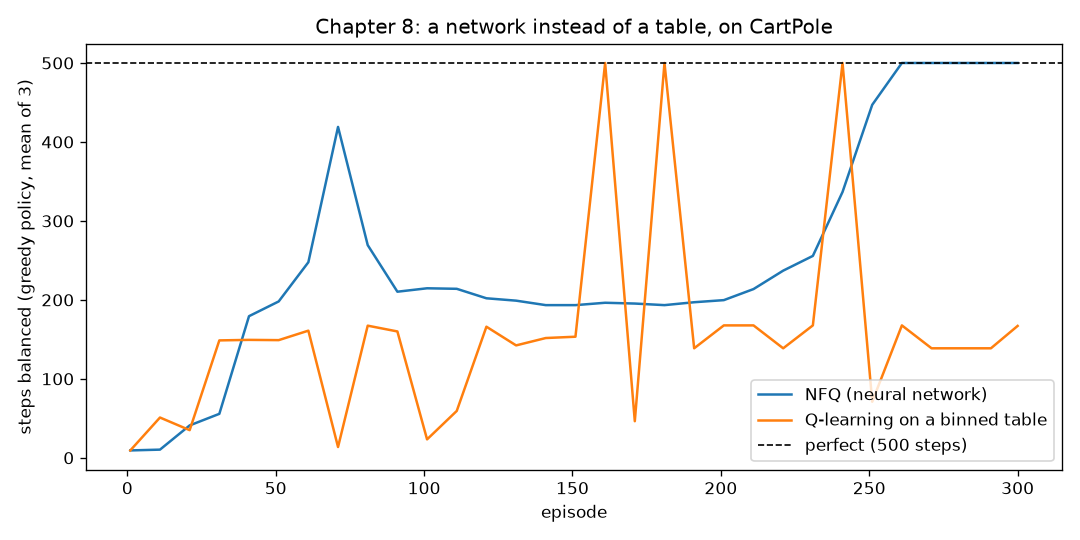

This chart was generated by the following Python code:
"""Chapter 8: introduction to value-based deep RL. NFQ on CartPole.

Chapters 3-7 kept a note Q(s, a) for every square of a tiny grid. CartPole has no
squares: its state is four real numbers (cart position, cart speed, pole angle, pole
spin), so no table can hold a note for every state. Two ways out:

  * chop each number into a few bins and keep a table anyway (chapter 6's Q-learning
    on a 3 x 3 x 8 x 8 grid of bins): the honest baseline
  * NFQ (neural fitted Q iteration): replace the table with a small neural network that
    takes the four numbers and outputs one Q-value per action, and fit it like a
    regression problem on batches of experience

NFQ's loop (Riedmiller 2005), the skeleton every later deep value method keeps:

    play one game with the current network (epsilon-greedy), add its moves to the
    moves seen so far (the most recent 20,000)
    repeat 20 times, over that whole dataset:
        target = r + gamma * max_a' Q(s', a')      (from the network, recomputed)
        one gradient step pulling Q(s, a) towards the targets

    python -m ch08_nfq.nfq                 # from topics/grokking-rl; writes nfq.png here
"""

import argparse
import copy
import os
import time
from pathlib import Path

import matplotlib

matplotlib.use("Agg")
import gymnasium as gym
import matplotlib.pyplot as plt
import numpy as np
import torch
from torch import nn

import asciichart
import deepviz
import viz

OUT = Path(os.environ.get("GROKKING_OUT", Path(__file__).parent))
ENV_ID = "CartPole-v1"
INPUTS = ["cart position", "cart speed", "pole angle", "pole spin"]
ACTIONS = ["push ←", "push →"]
torch.set_num_threads(1)  # tiny network: threads cost more than they save


class QNet(nn.Module):
    """4 numbers in, one Q-value per action out. Small on purpose, so every unit fits
    on screen in the report."""

    def __init__(self, hidden=(32, 32)):
        super().__init__()
        self.l1 = nn.Linear(4, hidden[0])
        self.l2 = nn.Linear(hidden[0], hidden[1])
        self.out = nn.Linear(hidden[1], 2)

    def forward(self, x, keep=False):
        h1 = torch.relu(self.l1(x))
        h2 = torch.relu(self.l2(h1))
        q = self.out(h2)
        return (q, h1, h2) if keep else q


def greedy(net, s):
    with torch.no_grad():
        return int(net(torch.as_tensor(s, dtype=torch.float32)).argmax())


def evaluate(policy, episodes=3, seed=10_000):
    """Mean steps balanced by a policy, on fixed seeds so checkpoints are comparable."""
    env = gym.make(ENV_ID)
    total = 0
    for i in range(episodes):
        s, _ = env.reset(seed=seed + i)
        done = False
        while not done:
            s, r, term, trunc, _ = env.step(policy(s))
            total += r
            done = term or trunc
    return total / episodes


def fit(net, opt, batch, gamma, epochs):
    """One round of fitted Q iteration on every move collected so far.

    The targets are computed ONCE, then the network is fit to them like fixed labels.
    Recomputing them every epoch (chasing a target that moves with each step) let the
    Q-values run away to ~1,800 when the honest ceiling is 1 / (1 - gamma) = 100.
    """
    S, A, R, S2, T = (torch.as_tensor(np.array(x), dtype=torch.float32) for x in zip(*batch))
    A = A.long()
    with torch.no_grad():
        target = R + gamma * net(S2).max(dim=1).values * (1 - T)
    for _ in range(epochs):
        q = net(S).gather(1, A[:, None]).squeeze(1)
        loss = ((q - target) ** 2).mean() / 2
        opt.zero_grad()
        loss.backward()
        opt.step()
    return float(loss.detach())


def train_nfq(episodes, seed=0, epochs=20, gamma=0.99, lr=1e-3, max_data=20_000,
              eval_every=10, snap_every=None):
    rng = np.random.default_rng(seed)
    torch.manual_seed(seed)
    env = gym.make(ENV_ID)
    net = QNet()
    opt = torch.optim.Adam(net.parameters(), lr=lr)
    data, history, snaps, fits = [], [], [(0, copy.deepcopy(net.state_dict()))], 0
    best = (-1.0, 0, None)  # (score, episode, weights): NFQ wobbles, so keep its best moment
    for ep in range(episodes):
        eps = max(0.05, 1.0 - ep / (0.5 * episodes))  # explore a lot early, little late
        s, _ = env.reset(seed=seed * 100_000 + ep)
        done, steps = False, 0
        while not done:
            a = int(rng.integers(2)) if rng.random() < eps else greedy(net, s)
            s2, r, term, trunc, _ = env.step(a)
            # Truncation at 500 steps is a time limit, not a failure: keep bootstrapping.
            data.append((s, a, r, s2, float(term)))
            s, done, steps = s2, term or trunc, steps + 1
        # Refit after every game, like the original NFQ: early games are short and cheap,
        # so the network gets many updates exactly when it knows least.
        data = data[-max_data:]
        fit(net, opt, data, gamma, epochs)
        fits += 1
        if ep % eval_every == 0 or ep == episodes - 1:
            score = evaluate(lambda x: greedy(net, x))
            history.append((ep + 1, steps, score))
            if score > best[0]:
                best = (score, ep + 1, copy.deepcopy(net.state_dict()))
        if snap_every and (ep + 1) % snap_every == 0:
            snaps.append((ep + 1, copy.deepcopy(net.state_dict())))
    return net, history, snaps, fits, best


# ── the baseline: chapter 6's Q-learning on a table of bins ─────────────────────

BINS = [np.linspace(-2.4, 2.4, 4)[1:-1],      # cart position: 3 bins
        np.linspace(-2, 2, 4)[1:-1],          # cart speed: 3 bins
        np.linspace(-0.21, 0.21, 9)[1:-1],    # pole angle: 8 bins
        np.linspace(-2, 2, 9)[1:-1]]          # pole spin: 8 bins


def binned(s):
    return tuple(int(np.digitize(v, b)) for v, b in zip(s, BINS))


def train_table(episodes, seed=0, gamma=0.99, eval_every=10):
    rng = np.random.default_rng(seed)
    env = gym.make(ENV_ID)
    Q = np.zeros([len(b) + 1 for b in BINS] + [2])
    history = []
    for ep in range(episodes):
        eps = max(0.05, 1.0 - ep / (0.6 * episodes))
        alpha = max(0.05, 0.5 * (1 - ep / episodes))
        s, _ = env.reset(seed=seed * 100_000 + ep)
        done, steps = False, 0
        while not done:
            b = binned(s)
            a = int(rng.integers(2)) if rng.random() < eps else int(np.argmax(Q[b]))
            s2, r, term, trunc, _ = env.step(a)
            b2 = binned(s2)
            Q[b + (a,)] += alpha * (r + gamma * Q[b2].max() * (not term) - Q[b + (a,)])
            s, done, steps = s2, term or trunc, steps + 1
        if ep % eval_every == 0 or ep == episodes - 1:
            history.append((ep + 1, steps, evaluate(lambda x: int(np.argmax(Q[binned(x)])))))
    return Q, history


def main(argv=None):
    """Prints the results; returns HTML parts for the report."""
    ap = argparse.ArgumentParser()
    ap.add_argument("--episodes", type=int, default=300)
    ap.add_argument("--seed", type=int, default=2)
    args = ap.parse_args(argv)

    t = time.perf_counter()
    net, hist, snaps, fits, best = train_nfq(args.episodes, args.seed, snap_every=max(1, args.episodes // 20))
    t_nfq = time.perf_counter() - t
    t = time.perf_counter()
    Qt, hist_t = train_table(args.episodes, args.seed)
    t_tab = time.perf_counter() - t

    cells = int(np.prod(Qt.shape[:-1]))
    seen = int((np.abs(Qt).sum(axis=-1) > 0).sum())
    late = lambda h: float(np.mean([x[2] for x in h[len(h) * 2 // 3:]]))  # one 3-game check can get lucky
    best_nfq, best_tab = late(hist), late(hist_t)
    print(f"{ENV_ID}: balance for up to 500 steps (+1 per step)\n")
    print(f"NFQ        : {fits} refits, last-third average {best_nfq:.0f}, "
          f"final {hist[-1][2]:.0f}   ({t_nfq:.0f}s)")
    print(f"binned table: {cells} cells ({seen} ever visited), last-third average {best_tab:.0f}, "
          f"final {hist_t[-1][2]:.0f}   ({t_tab:.0f}s)")
    print()
    print(asciichart.line({"NFQ": [h[2] for h in hist], "binned table": [h[2] for h in hist_t]},
                          ymin=0, ymax=500, title="steps balanced by the greedy policy",
                          xmax=args.episodes, xlabel="episode"))

    OUT.mkdir(exist_ok=True)
    fig, ax = plt.subplots(figsize=(9, 4.5))
    ax.plot([h[0] for h in hist], [h[2] for h in hist], label="NFQ (neural network)")
    ax.plot([h[0] for h in hist_t], [h[2] for h in hist_t], label="Q-learning on a binned table")
    ax.axhline(500, color="k", ls="--", lw=1, label="perfect (500 steps)")
    ax.set(xlabel="episode", ylabel="steps balanced (greedy policy, mean of 3)",
           title="Chapter 8: a network instead of a table, on CartPole")
    ax.legend()
    fig.tight_layout()
    path = OUT / "nfq.png"
    fig.savefig(path, dpi=120)
    plt.close(fig)
    print(f"\nwrote {path}")
    return _report(net, hist, hist_t, snaps, best, path, cells, seen, args, best_nfq, best_tab)


# ── the report ──────────────────────────────────────────────────────────────────

def _load(state):
    net = QNet()
    net.load_state_dict(state)
    return net


def record(net, seed, max_steps=500, keep=True):
    """One greedy game; every state, and every layer's activations, for the player."""
    env = gym.make(ENV_ID)
    s, _ = env.reset(seed=seed)
    frames, done = [], False
    while not done and len(frames) < max_steps:
        with torch.no_grad():
            q, h1, h2 = net(torch.as_tensor(s, dtype=torch.float32), keep=True)
        a = int(q.argmax())
        frames.append({"s": [round(float(v), 4) for v in s], "a": a,
                       **({"h1": [round(float(v), 2) for v in h1], "h2": [round(float(v), 2) for v in h2],
                           "q": [round(float(v), 2) for v in q]} if keep else {})})
        s, r, term, trunc, _ = env.step(a)
        done = term or trunc
    return frames, len(frames)


def _report(net, hist, hist_t, snaps, best, path, cells, seen, args, late_nfq, late_tab):
    final_score = hist[-1][2]
    best_score, best_ep, best_state = best
    net = _load(best_state)  # show the network at its best; the text says so
    frames, n = record(net, seed=777)
    reel = []
    for ep, state in [snaps[0]] + [snaps[i] for i in (2, 5, 10)] + [snaps[-1]]:
        f, k = record(_load(state), seed=777, keep=False)
        label = "untrained network" if ep == 0 else f"after {ep} episodes"
        reel.append(deepviz.cartpole_player(f, f"{label}: balanced {k} steps", small=True))
    heat_frames, heat_caps = [], []
    for ep, state in snaps[:: max(1, len(snaps) // 10)] + [snaps[-1]]:
        heat_frames.append(deepviz.q_heatmap(_load(state), INPUTS))
        heat_caps.append(f"after {ep} episodes" if ep else "untrained: random weights")
    return [
        "<p style='font-size:16px'><b>In one sentence:</b> when the world has too many states "
        "for a table, replace the table with a small neural network that <i>guesses</i> the "
        "notes for any state, and train it on batches of experience like any other "
        "regression problem.</p>",
        deepviz.cartpole_intro(),

        "<h3>1. Why the table stops working</h3>",
        viz.explain(
            how="CartPole's state is four real numbers, so there are no squares to keep notes "
                "for. The only way to use chapter 6's table is to chop every number into bins: "
                f"here 3 × 3 × 8 × 8 = <b>{cells} cells</b>. Every cell has to be visited (it "
                f"only ever saw {seen}) and learns nothing from its neighbours.",
            notice="A network sees that 'pole leaning 4° right' and 'pole leaning 5° right' "
                   "are nearly the same situation, so one experience improves its guesses for "
                   "all the states nearby. That is <b>generalization</b>, and it is the whole "
                   "point of deep RL."),
        viz.figure(path),
        viz.explain(notice=f"Over the last third of training: network {late_nfq:.0f} steps on "
                           f"average, table {late_tab:.0f}. The table occasionally lands a lucky "
                           "500, but it cannot hold onto it; it has no way to share what it learned "
                           "in one bin with the bin next door."),

        "<h3>2. Inside the network, while it plays</h3>",
        deepviz.network_player(frames, net, INPUTS, ACTIONS,
                               f"the network at its best (episode {best_ep}): balanced {n} steps"),
        viz.explain(
            how="Left: the game. Right: the network on this exact frame. The four inputs are "
                "what it sees. Each little square in the two middle columns is one hidden unit, "
                "brighter = more active. The two outputs are its Q-values: how many more "
                "steps (discounted) it expects to keep the pole up if it pushes ← or → now. "
                "The lines are the strongest weights (orange = positive, blue = negative).",
            notice="While the pole is well balanced the two Q-values are close (either push is "
                   "fine), and they split apart when it starts to fall: then one push is clearly "
                   "the rescue. With γ = 0.99, a Q of 100 would mean 'I expect never to fall' "
                   "(1 + 0.99 + 0.99² + ... = 100). This network says about 115-120: it is "
                   "<i>over-optimistic</i>, because taking the max of its own noisy guesses "
                   "always rounds up. Chapter 9's Double DQN is built to fix exactly that."),

        "<h3>3. The notes as a picture: what the network learned</h3>",
        viz.slider(heat_frames, heat_caps, "the network's preferred push, by pole angle and spin", 700),
        viz.explain(
            how="Each map holds the cart still in the middle and asks the network about every "
                "pole angle (across) and spin (up). Orange means it prefers pushing →, blue "
                "pushing ←. This is the table from earlier chapters, but smooth: every point "
                "has an answer, even ones it never visited.",
            notice="Training draws a diagonal boundary. Mostly the network watches the <b>spin</b>: "
                   "if the pole is falling right, push → to get the cart back under it. The "
                   "<b>angle</b> shifts the line: a pole already leaning right gets the → push a "
                   "little earlier. Nobody told it any physics."),

        "<h3>4. Watch it learn</h3>",
        viz.row(*reel),
        viz.explain(how="The same starting position each time; only the network's weights differ."),

        "<h3>5. The NFQ loop</h3>",
        "<pre>play one game (some moves random, to explore) and add its moves to everything seen so far\n"
        "repeat 20 times, over all of it:\n"
        "    target = reward + γ · max over next moves of Q(next state)   ← same target as Q-learning\n"
        "    nudge the network so Q(state, move) gets closer to target    ← one gradient step\n"
        "repeat</pre>",
        viz.explain(
            notice="This is chapter 6's Q-learning update turned into a regression problem: the "
                   "targets are the labels, and the network is the model being fit. Its weakness: "
                   "the targets come from the same network that is changing, which makes "
                   "training wobbly: in this run it scored a perfect "
                   f"{best_score:.0f} at episode {best_ep} and finished at {final_score:.0f}. "
                   "That is why the network shown above is a saved copy of its best moment. "
                   "Chapter 9's DQN fixes exactly this."),
        viz.takeaways([
            "Real problems have too many states for a table.",
            "A neural network can stand in for the table: state in, one Q-value per action out.",
            "It generalizes: one experience improves its guesses for similar states.",
            "NFQ fits the network to Q-learning targets on batches of experience.",
            f"Over the last third of training the network averaged {late_nfq:.0f} of 500 steps; "
            f"the binned table averaged {late_tab:.0f}. (Either can land a lucky single game, so "
            "compare averages, not best moments.)",
        ]),
    ]


if __name__ == "__main__":
    main()
